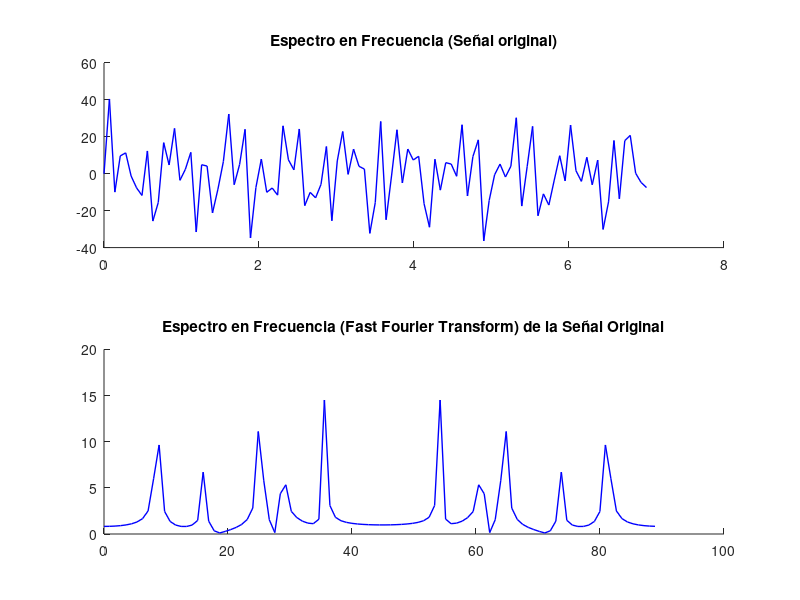
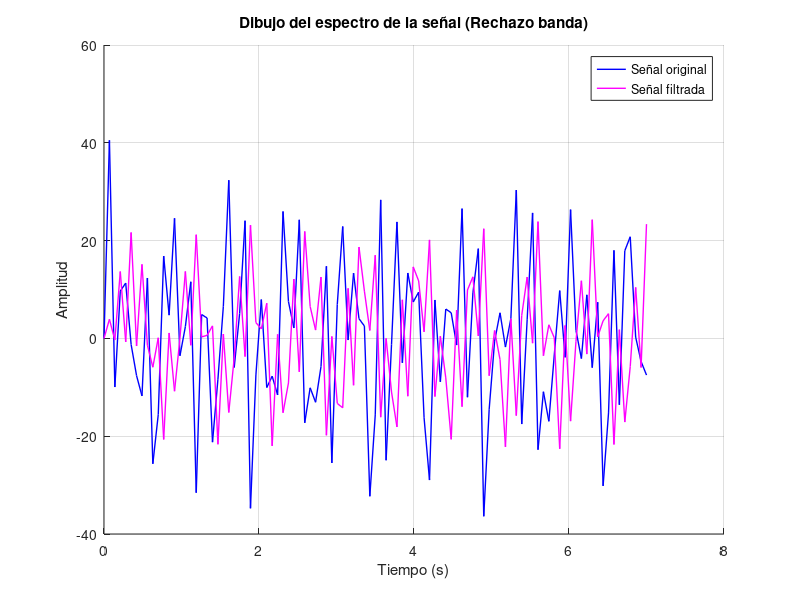

These charts were generated, in order, by the following MATLAB code: (Note: this script raises an error after producing the figures.)
% *********************************************************************** %
% Filtrado_03_01.m                                                        %
%                                                                         %
% Este código tiene como objetivo diseñar un filtro elíptico que elimine  %
% o reduzca los componentes frecuenciales excepto los de menor y mayor    %
% frecuencia cumpliendo las siguientes condiciones:                       %                                      
%   - Dibujar el espectro en frecuencia de la señal discreta y3.          %                                 
%   - Elegir los valores de las frecuencias wP y wR (en Hz), así como las %
%     atenuaciones Rp y Rs (en dB) para eliminar o reducir ruidos de y3.  %
%   - Emplear los comandos "ellipord" y "ellip".                          %
%   - Dibujar el espectro en frecuencia de la señal filtrada y compararlo %
%     con el espectros de la señal y3.                                    %
%     Decidir si el fitro es mejorable eligiendo otros valores de         %
%     frecuencia de corte y de rechazo, así como otros valores de         %
%     atenuación Rp y Rs.                                                 %
%   - Obtener el diagrama de Bode del filtro diseñado.                    %
% *********************************************************************** %
% Autores/as - Correo:                                                    %
%                                                                         %
%   Ángela Espert Cornejo   - aespcor@etsinf.upv.es                       %
%   Lourdes Francés Llimerá - lfralli@epsa.upv.es                         %
% *********************************************************************** %

% ----------------------------------------------------------------------- %
% EJECUCIONES INICIALES                                                   %
% ----------------------------------------------------------------------- %
clc;                                        % Limpieza de la Command Window
clear all;                                  % Limpieza del Workspace
close all;                                  % Limpieza de figuras abiertas
load('Espert_Frances_57370_datos_T_F.mat'); % Carga de datos
% --------------------------------- %

% ----------------------------------------------------------------------- %
% ASIGNACIÓN DE VALORES DE LOS PARÁMETROS                                 %
% ----------------------------------------------------------------------- %
% Parámetros fijos
% --------------------------------- %
T = T3;            % Periodo de muestreo de la señal
wS = (pi * 2) / T; % Frecuencia de muestreo de la señal
y = y3;            % Array con la señal discreta
tt = tt3;          % Array con los tiempos
% --------------------------------- %
% Parámetros propuestos
% --------------------------------- %
wP_rechazo = [11, 35]; % Frecuencia de corte en Hz (frecuencias menores que wP_1 y mayores que wP_2 pasan)
wR_rechazo = [14, 32]; % Frecuencia de rechazo en Hz (frecuencias entre wR_1 y wR_2 se eliminan)
Rp = 0.05;             % Atenuación máxima para la zona de paso en dB (valor reducido 0-3 dB)
Rs = 40;               % Atenuación mínima para la zona de rechazo en dB (valor elevado 20-60 dB)
% --------------------------------- %

% ----------------------------------------------------------------------- %
% CÁLCULO DEL ESPECTRO DE FRECUENCIA                                      %
% ----------------------------------------------------------------------- %
% Transformada de Fourier
% --------------------------------- %
Y = fft(y);
% --------------------------------- %
% Cálculos
% --------------------------------- %
f = (0 : length(Y) - 1)' * wS / length(Y); % Vector de frecuencia
m = abs(Y) * 2 / wS;                       % Amplitud mostrada en el espectro
% --------------------------------- %
% Dibujo del espectro en frecuencia
% --------------------------------- %
figure;
subplot(2, 1, 1)
hold on;
plot(tt, y(1:length(f)), 'b', 'LineWidth', 1.0);
title('Espectro en Frecuencia (Señal original)')
hold off;
subplot(2, 1, 2)
hold on;
plot(f, m(1:length(f)), 'b', 'LineWidth', 1.0);
title('Espectro en Frecuencia (Fast Fourier Transform) de la Señal Original')
hold off;
% ---------------------------

% ----------------------------------------------------------------------- %
% FILTRO DE RECHAZO BANDA                                                 %
% ----------------------------------------------------------------------- %
% Normalización de la frecuencia de corte
% --------------------------------- %
wP_norm = wP_rechazo / (wS / 2);
wR_norm = wR_rechazo / (wS / 2);
% --------------------------------- %
% Asegurar que la frecuencia está en el rango permitido
% --------------------------------- %
if any(wP_norm <= 0 | wP_norm >= 1)
    error(['Las frecuencias de corte normalizadas wP deben estar en el rango (0,1). ' ...
        'wP debe ser menor de %.2f y mayor que 0'], wS / 2);
end

if any(wR_norm <= 0 | wR_norm >= 1)
    error(['Las frecuencias de corte normalizadas wP deben estar en el rango (0,1). ' ...
        'wP debe ser menor de %.2f y mayor que 0'], wS / 2);
end

if wP_rechazo(1) >= wR_rechazo(1) || ...
   wR_rechazo(1) >= wR_rechazo(2) || ...
   wR_rechazo(2) >= wP_rechazo(2)
    error('El orden de frecuencias debe cumplir: wP[1] < wR[1] < wR[2] < wP[2]');
end
% --------------------------------- %
% Obtención de a y b
% --------------------------------- %
[N, wN] = ellipord(wP_norm, wR_norm, Rp, Rs);
[b_rechazo, a_rechazo] = ellip(N, Rp, Rs, wN, 'stop');
% --------------------------------- %
% Obtención de la salida filtrada
% --------------------------------- %
y_filtrada_rechazo = filter(b_rechazo, a_rechazo, y);
% --------------------------------- %
% Dibujo del espectro de la señal original y filtrada
% --------------------------------- %
figure;
hold on;
plot(tt, y, 'b', 'LineWidth', 1.0);                  % Señal original
plot(tt, y_filtrada_rechazo, 'm', 'LineWidth', 1.0); % Señal filtrada rechazo
legend('Señal original', 'Señal filtrada');          % Añadir la leyenda
title('Dibujo del espectro de la señal (Rechazo banda)');
xlabel('Tiempo (s)');                                % Etiqueta para el eje X
ylabel('Amplitud');                                  % Etiqueta para el eje Y
hold off;
grid on;                                             % Activar la cuadrícula
% --------------------------------- %

% ----------------------------------------------------------------------- %
% DIAGRAMA DE BODE DEL FILTRO                                             %
% ----------------------------------------------------------------------- %
figure;
% --------------------------------- %
% Rechazo Banda
% --------------------------------- %
dbode(b_rechazo, a_rechazo, T * 2 * pi);
title('Diagrama de BODE del filtro elíptico (rechazo banda)');
xlabel('Frecuencia (Hz)');
ylabel('Ganancia (dB)');
grid on;
% --------------------------------- %

% ----------------------------------------------------------------------- %
% ESPECTRO DE FRECUENCIA DE LA SEÑAL FILTRADA                             %
% ----------------------------------------------------------------------- %
% Transformada de Fourier
% --------------------------------- %
Y_filtrada = fft(y_filtrada_rechazo);
% Y_filtrada = abs(fft(y_filtrada_rechazo));
% --------------------------------- %
% Cálculos
% --------------------------------- %
f_filtrada = (0 : length(Y_filtrada) - 1)' * wS / length(Y_filtrada); % Vector de frecuencia
m_filtrada = abs(Y_filtrada) * 2 / wS;                                % Amplitud mostrada en el espectro
% --------------------------------- %
% Dibujo del espectro en frecuencia
% --------------------------------- %
figure;
subplot(2, 1, 1);
hold on;
plot(tt, y_filtrada_rechazo(1:length(f)), 'm', 'LineWidth', 1.0);
title('Espectro en Frecuencia (Señal filtrada)')
hold off;
subplot(2, 1, 2);
hold on;
plot(f_filtrada, m_filtrada(1:length(f)), 'm', 'LineWidth', 1.0);
title('Espectro en Frecuencia (Fast Fourier Transform) de la Señal Filtrada')
hold off;
% ---------------------------

% ----------------------------------------------------------------------- %
% VISUALIZACIÓN DE TODOS LOS RESULTADOS                                   %
% ----------------------------------------------------------------------- %
figure;
subplot(2, 1, 1);
hold on;
plot(tt, y, 'b', 'LineWidth', 1.0);
plot(tt, y_filtrada_rechazo, 'm', 'LineWidth', 1.0);
legend('Señal original', 'Señal filtrada', 'Location', 'best');
title('Espectro en Frecuencia')
hold off;
subplot(2, 1, 2);
hold on;
plot(f, m, 'b', 'LineWidth', 1.0);
plot(f_filtrada, m_filtrada, 'm', 'LineWidth', 1.0);
legend('Señal original', 'Señal filtrada', 'Location', 'best');
title('Espectro en Frecuencia (FFT)')
hold off;
% --------------------------------- %

% ----------------------------------------------------------------------- %
% CONCLUSIONES TRAS ANALIZAR LOS RESULTADOS                               %
% ----------------------------------------------------------------------- %
% El filtro de rechazo de banda es aquel que permite que pasen frecuencias
% fuera del rango de valores wP y que elimina frecuencias dentro del rango
% wR. Por tanto, ya que se pide un filtro que reduzca los componentes
% frecuenciales con excepción de los de menor y mayor frecuencia, se
% considera este filtro como el más adecuado.
% ----------------------------------------------------------------------- %